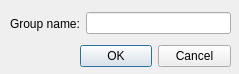
<?xml version="1.0" encoding="UTF-8"?>
<ui version="4.0">
 <class>CGroup</class>
 <widget class="QDialog" name="CGroup">
  <property name="geometry">
   <rect>
    <x>0</x>
    <y>0</y>
    <width>239</width>
    <height>74</height>
   </rect>
  </property>
  <property name="windowTitle">
   <string>Add group</string>
  </property>
  <widget class="QDialogButtonBox" name="buttonBox">
   <property name="geometry">
    <rect>
     <x>80</x>
     <y>40</y>
     <width>151</width>
     <height>32</height>
    </rect>
   </property>
   <property name="locale">
    <locale language="Russian" country="Russia"/>
   </property>
   <property name="orientation">
    <enum>Qt::Horizontal</enum>
   </property>
   <property name="standardButtons">
    <set>QDialogButtonBox::Cancel|QDialogButtonBox::Ok</set>
   </property>
  </widget>
  <widget class="QWidget" name="horizontalLayoutWidget">
   <property name="geometry">
    <rect>
     <x>10</x>
     <y>10</y>
     <width>221</width>
     <height>27</height>
    </rect>
   </property>
   <layout class="QHBoxLayout" name="horizontalLayout">
    <item>
     <widget class="QLabel" name="txtName">
      <property name="locale">
       <locale language="English" country="UnitedStates"/>
      </property>
      <property name="text">
       <string>Group name:</string>
      </property>
     </widget>
    </item>
    <item>
     <widget class="QLineEdit" name="edtName"/>
    </item>
   </layout>
  </widget>
 </widget>
 <resources/>
 <connections>
  <connection>
   <sender>buttonBox</sender>
   <signal>accepted()</signal>
   <receiver>CGroup</receiver>
   <slot>accept()</slot>
   <hints>
    <hint type="sourcelabel">
     <x>248</x>
     <y>254</y>
    </hint>
    <hint type="destinationlabel">
     <x>157</x>
     <y>274</y>
    </hint>
   </hints>
  </connection>
  <connection>
   <sender>buttonBox</sender>
   <signal>rejected()</signal>
   <receiver>CGroup</receiver>
   <slot>reject()</slot>
   <hints>
    <hint type="sourcelabel">
     <x>316</x>
     <y>260</y>
    </hint>
    <hint type="destinationlabel">
     <x>286</x>
     <y>274</y>
    </hint>
   </hints>
  </connection>
 </connections>
</ui>
